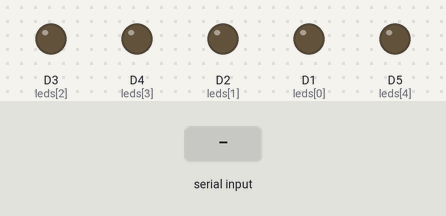
Simulated run of this sketch. Board: ESP8266 (NodeMCU). On the bench: output pins drawn as LEDs (lit = HIGH). Inputs (shaded band) come from the test bench.

Above: at 1.2 s.
1.3 s: "1" received over Serial
At 2.1 s:
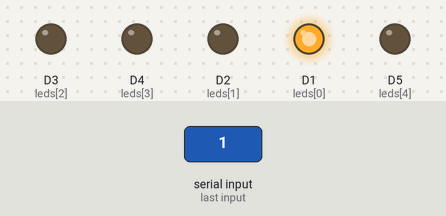
2.8 s: "2" received over Serial
At 3.2 s:
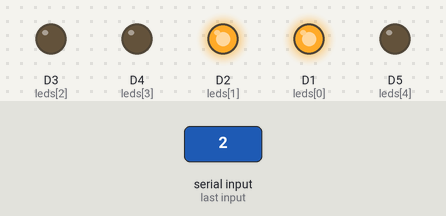
4.3 s: "3" received over Serial
At 5.5 s:
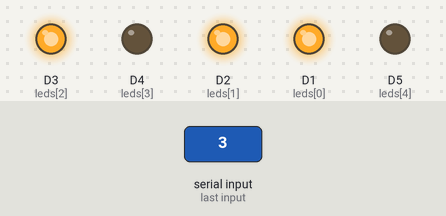
5.8 s: "4" received over Serial
At 6.7 s:
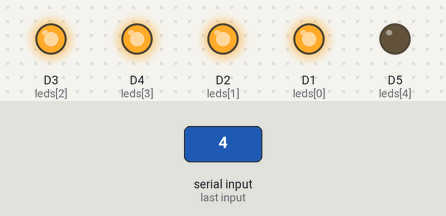
7.3 s: "5" received over Serial
At 7.8 s:
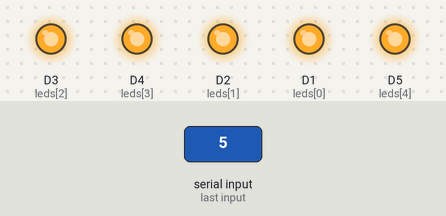
8.8 s: "0" received over Serial
At 10.2 s:
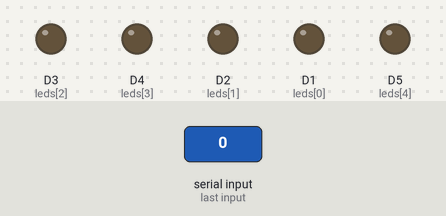
Timing chart, 0 to 11.3 s (numbered marks = the images above; inputs shaded):
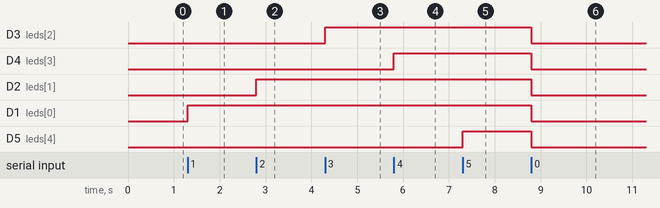

Measured:
- after the input at 1.3 s, D1 (leds[0]): LOW → HIGH at once
- after the input at 2.8 s, D2 (leds[1]): LOW → HIGH at once
- after the input at 4.3 s, D3 (leds[2]): LOW → HIGH at once
- after the input at 5.8 s, D4 (leds[3]): LOW → HIGH at once
- after the input at 7.3 s, D5 (leds[4]): LOW → HIGH at once
- after the input at 8.8 s, D3 (leds[2]), D4 (leds[3]), D2 (leds[1]), D1 (leds[0]), D5 (leds[4]): HIGH → LOW at once

The sketch:

led_control.ino
```cpp
// Gesture Controlled 5 LEDs using ESP8266 (No WiFi)
int leds[] = {D1, D2, D3, D4, D5};  // LEDs connected to these GPIO pins

void setup() {
  Serial.begin(9600);  // Serial communication with Python
  for (int i = 0; i < 5; i++) {
    pinMode(leds[i], OUTPUT);
    digitalWrite(leds[i], LOW);
  }
}

void loop() {
  if (Serial.available() > 0) {
    char command = Serial.read();  // Read command from Python

    if (command == '1') {
      turnOffAll();
      digitalWrite(leds[0], HIGH);
    }
    else if (command == '2') {
      turnOffAll();
      digitalWrite(leds[0], HIGH);
      digitalWrite(leds[1], HIGH);
    }
    else if (command == '3') {
      turnOffAll();
      digitalWrite(leds[0], HIGH);
      digitalWrite(leds[1], HIGH);
      digitalWrite(leds[2], HIGH);
    }
    else if (command == '4') {
      turnOffAll();
      digitalWrite(leds[0], HIGH);
      digitalWrite(leds[1], HIGH);
      digitalWrite(leds[2], HIGH);
      digitalWrite(leds[3], HIGH);
    }
    else if (command == '5') {
      turnOffAll();
      for (int i = 0; i < 5; i++) {
        digitalWrite(leds[i], HIGH);
      }
    }
    else if (command == '0') {
      turnOffAll();
    }
  }
}

void turnOffAll() {
  for (int i = 0; i < 5; i++) {
    digitalWrite(leds[i], LOW);
  }
}
```
